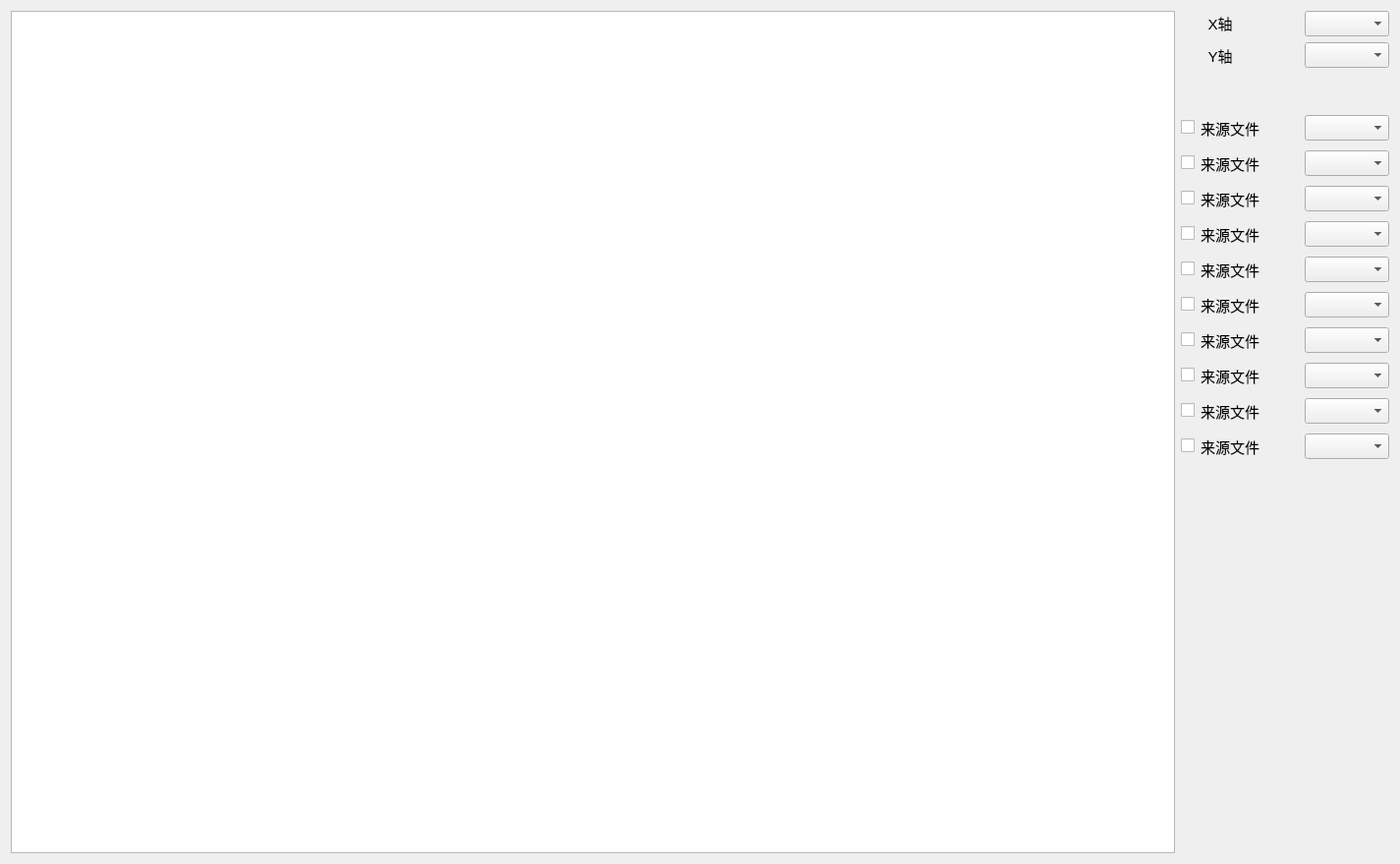
<?xml version="1.0" encoding="UTF-8"?>
<ui version="4.0">
 <class>Dialog</class>
 <widget class="QDialog" name="Dialog">
  <property name="geometry">
   <rect>
    <x>0</x>
    <y>0</y>
    <width>1425</width>
    <height>879</height>
   </rect>
  </property>
  <property name="windowTitle">
   <string>Dialog</string>
  </property>
  <layout class="QGridLayout" name="gridLayout_3">
   <item row="0" column="0" rowspan="3">
    <widget class="PlotWidget" name="graphicsView">
     <property name="minimumSize">
      <size>
       <width>1021</width>
       <height>721</height>
      </size>
     </property>
    </widget>
   </item>
   <item row="2" column="1">
    <layout class="QGridLayout" name="gridLayout_2">
     <item row="5" column="0">
      <widget class="QCheckBox" name="checkBox_7">
       <property name="text">
        <string/>
       </property>
      </widget>
     </item>
     <item row="9" column="3">
      <widget class="QComboBox" name="qdcom1_11">
       <property name="font">
        <font>
         <pointsize>11</pointsize>
        </font>
       </property>
      </widget>
     </item>
     <item row="6" column="0">
      <widget class="QCheckBox" name="checkBox_8">
       <property name="text">
        <string/>
       </property>
      </widget>
     </item>
     <item row="2" column="3">
      <widget class="QComboBox" name="qdcom1_4">
       <property name="font">
        <font>
         <pointsize>11</pointsize>
        </font>
       </property>
      </widget>
     </item>
     <item row="4" column="3">
      <widget class="QComboBox" name="qdcom1_6">
       <property name="font">
        <font>
         <pointsize>11</pointsize>
        </font>
       </property>
      </widget>
     </item>
     <item row="8" column="3">
      <widget class="QComboBox" name="qdcom1_10">
       <property name="font">
        <font>
         <pointsize>11</pointsize>
        </font>
       </property>
      </widget>
     </item>
     <item row="3" column="0">
      <widget class="QCheckBox" name="checkBox_5">
       <property name="text">
        <string/>
       </property>
      </widget>
     </item>
     <item row="8" column="1">
      <widget class="QLabel" name="label_12">
       <property name="minimumSize">
        <size>
         <width>0</width>
         <height>30</height>
        </size>
       </property>
       <property name="font">
        <font>
         <pointsize>11</pointsize>
        </font>
       </property>
       <property name="text">
        <string>来源文件</string>
       </property>
      </widget>
     </item>
     <item row="0" column="0">
      <widget class="QCheckBox" name="checkBox_2">
       <property name="text">
        <string/>
       </property>
      </widget>
     </item>
     <item row="7" column="3">
      <widget class="QComboBox" name="qdcom1_9">
       <property name="font">
        <font>
         <pointsize>11</pointsize>
        </font>
       </property>
      </widget>
     </item>
     <item row="5" column="1">
      <widget class="QLabel" name="label_9">
       <property name="minimumSize">
        <size>
         <width>0</width>
         <height>30</height>
        </size>
       </property>
       <property name="font">
        <font>
         <pointsize>11</pointsize>
        </font>
       </property>
       <property name="text">
        <string>来源文件</string>
       </property>
      </widget>
     </item>
     <item row="6" column="3">
      <widget class="QComboBox" name="qdcom1_8">
       <property name="font">
        <font>
         <pointsize>11</pointsize>
        </font>
       </property>
      </widget>
     </item>
     <item row="9" column="1">
      <widget class="QLabel" name="label_13">
       <property name="minimumSize">
        <size>
         <width>0</width>
         <height>30</height>
        </size>
       </property>
       <property name="font">
        <font>
         <pointsize>11</pointsize>
        </font>
       </property>
       <property name="text">
        <string>来源文件</string>
       </property>
      </widget>
     </item>
     <item row="7" column="1">
      <widget class="QLabel" name="label_11">
       <property name="minimumSize">
        <size>
         <width>0</width>
         <height>30</height>
        </size>
       </property>
       <property name="font">
        <font>
         <pointsize>11</pointsize>
        </font>
       </property>
       <property name="text">
        <string>来源文件</string>
       </property>
      </widget>
     </item>
     <item row="0" column="1">
      <widget class="QLabel" name="label_4">
       <property name="minimumSize">
        <size>
         <width>0</width>
         <height>30</height>
        </size>
       </property>
       <property name="font">
        <font>
         <pointsize>11</pointsize>
        </font>
       </property>
       <property name="text">
        <string>来源文件</string>
       </property>
      </widget>
     </item>
     <item row="3" column="1">
      <widget class="QLabel" name="label_7">
       <property name="minimumSize">
        <size>
         <width>0</width>
         <height>30</height>
        </size>
       </property>
       <property name="font">
        <font>
         <pointsize>11</pointsize>
        </font>
       </property>
       <property name="text">
        <string>来源文件</string>
       </property>
      </widget>
     </item>
     <item row="1" column="0">
      <widget class="QCheckBox" name="checkBox_3">
       <property name="text">
        <string/>
       </property>
      </widget>
     </item>
     <item row="0" column="3">
      <widget class="QComboBox" name="qdcom1_2">
       <property name="font">
        <font>
         <pointsize>11</pointsize>
        </font>
       </property>
      </widget>
     </item>
     <item row="0" column="2">
      <spacer name="horizontalSpacer_2">
       <property name="orientation">
        <enum>Qt::Horizontal</enum>
       </property>
       <property name="sizeType">
        <enum>QSizePolicy::Fixed</enum>
       </property>
       <property name="sizeHint" stdset="0">
        <size>
         <width>40</width>
         <height>20</height>
        </size>
       </property>
      </spacer>
     </item>
     <item row="1" column="3">
      <widget class="QComboBox" name="qdcom1_3">
       <property name="font">
        <font>
         <pointsize>11</pointsize>
        </font>
       </property>
      </widget>
     </item>
     <item row="7" column="0">
      <widget class="QCheckBox" name="checkBox_9">
       <property name="text">
        <string/>
       </property>
      </widget>
     </item>
     <item row="4" column="1">
      <widget class="QLabel" name="label_8">
       <property name="minimumSize">
        <size>
         <width>0</width>
         <height>30</height>
        </size>
       </property>
       <property name="font">
        <font>
         <pointsize>11</pointsize>
        </font>
       </property>
       <property name="text">
        <string>来源文件</string>
       </property>
      </widget>
     </item>
     <item row="6" column="1">
      <widget class="QLabel" name="label_10">
       <property name="minimumSize">
        <size>
         <width>0</width>
         <height>30</height>
        </size>
       </property>
       <property name="font">
        <font>
         <pointsize>11</pointsize>
        </font>
       </property>
       <property name="text">
        <string>来源文件</string>
       </property>
      </widget>
     </item>
     <item row="4" column="0">
      <widget class="QCheckBox" name="checkBox_6">
       <property name="text">
        <string/>
       </property>
      </widget>
     </item>
     <item row="2" column="1">
      <widget class="QLabel" name="label_6">
       <property name="minimumSize">
        <size>
         <width>0</width>
         <height>30</height>
        </size>
       </property>
       <property name="font">
        <font>
         <pointsize>11</pointsize>
        </font>
       </property>
       <property name="text">
        <string>来源文件</string>
       </property>
      </widget>
     </item>
     <item row="3" column="3">
      <widget class="QComboBox" name="qdcom1_5">
       <property name="font">
        <font>
         <pointsize>11</pointsize>
        </font>
       </property>
      </widget>
     </item>
     <item row="5" column="3">
      <widget class="QComboBox" name="qdcom1_7">
       <property name="font">
        <font>
         <pointsize>11</pointsize>
        </font>
       </property>
      </widget>
     </item>
     <item row="2" column="0">
      <widget class="QCheckBox" name="checkBox_4">
       <property name="text">
        <string/>
       </property>
      </widget>
     </item>
     <item row="1" column="1">
      <widget class="QLabel" name="label_5">
       <property name="minimumSize">
        <size>
         <width>0</width>
         <height>30</height>
        </size>
       </property>
       <property name="font">
        <font>
         <pointsize>11</pointsize>
        </font>
       </property>
       <property name="text">
        <string>来源文件</string>
       </property>
      </widget>
     </item>
     <item row="9" column="0">
      <widget class="QCheckBox" name="checkBox_11">
       <property name="text">
        <string/>
       </property>
      </widget>
     </item>
     <item row="8" column="0">
      <widget class="QCheckBox" name="checkBox_10">
       <property name="text">
        <string/>
       </property>
      </widget>
     </item>
     <item row="10" column="1">
      <spacer name="verticalSpacer_2">
       <property name="orientation">
        <enum>Qt::Vertical</enum>
       </property>
       <property name="sizeHint" stdset="0">
        <size>
         <width>20</width>
         <height>40</height>
        </size>
       </property>
      </spacer>
     </item>
    </layout>
   </item>
   <item row="0" column="1">
    <layout class="QGridLayout" name="gridLayout">
     <item row="0" column="0">
      <widget class="QLabel" name="label">
       <property name="minimumSize">
        <size>
         <width>40</width>
         <height>0</height>
        </size>
       </property>
       <property name="maximumSize">
        <size>
         <width>16777215</width>
         <height>21</height>
        </size>
       </property>
       <property name="font">
        <font>
         <pointsize>11</pointsize>
        </font>
       </property>
       <property name="text">
        <string>X轴</string>
       </property>
       <property name="alignment">
        <set>Qt::AlignCenter</set>
       </property>
      </widget>
     </item>
     <item row="0" column="1">
      <spacer name="horizontalSpacer_3">
       <property name="orientation">
        <enum>Qt::Horizontal</enum>
       </property>
       <property name="sizeType">
        <enum>QSizePolicy::Fixed</enum>
       </property>
       <property name="sizeHint" stdset="0">
        <size>
         <width>40</width>
         <height>20</height>
        </size>
       </property>
      </spacer>
     </item>
     <item row="0" column="2">
      <widget class="QComboBox" name="qdcomx1">
       <property name="minimumSize">
        <size>
         <width>0</width>
         <height>21</height>
        </size>
       </property>
       <property name="font">
        <font>
         <pointsize>11</pointsize>
        </font>
       </property>
      </widget>
     </item>
     <item row="1" column="0">
      <widget class="QLabel" name="label_2">
       <property name="minimumSize">
        <size>
         <width>0</width>
         <height>21</height>
        </size>
       </property>
       <property name="font">
        <font>
         <pointsize>11</pointsize>
        </font>
       </property>
       <property name="text">
        <string>Y轴</string>
       </property>
       <property name="alignment">
        <set>Qt::AlignCenter</set>
       </property>
      </widget>
     </item>
     <item row="1" column="2">
      <widget class="QComboBox" name="qdcomy1">
       <property name="minimumSize">
        <size>
         <width>0</width>
         <height>21</height>
        </size>
       </property>
       <property name="font">
        <font>
         <pointsize>11</pointsize>
        </font>
       </property>
      </widget>
     </item>
    </layout>
   </item>
   <item row="1" column="1">
    <spacer name="verticalSpacer">
     <property name="orientation">
      <enum>Qt::Vertical</enum>
     </property>
     <property name="sizeType">
      <enum>QSizePolicy::Fixed</enum>
     </property>
     <property name="sizeHint" stdset="0">
      <size>
       <width>20</width>
       <height>40</height>
      </size>
     </property>
    </spacer>
   </item>
  </layout>
 </widget>
 <customwidgets>
  <customwidget>
   <class>PlotWidget</class>
   <extends>QGraphicsView</extends>
   <header>pyqtgraph</header>
  </customwidget>
 </customwidgets>
 <resources/>
 <connections/>
</ui>
